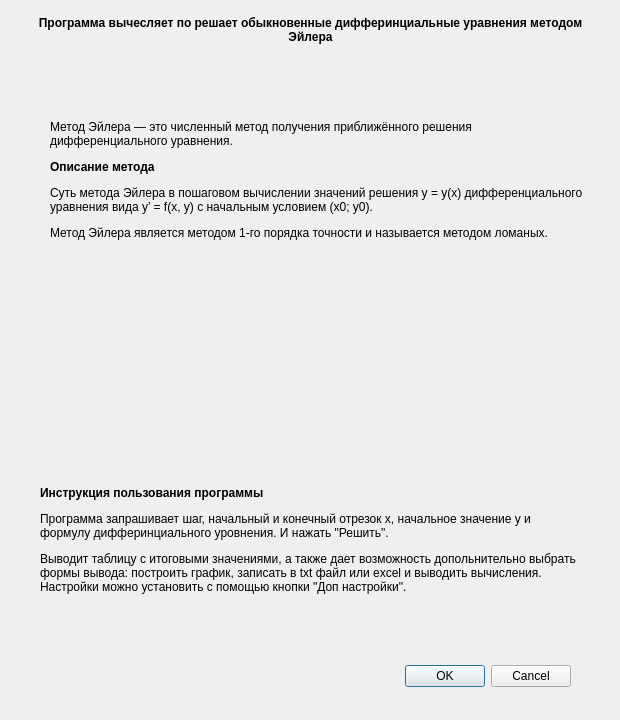
<?xml version="1.0" encoding="UTF-8"?>
<ui version="4.0">
 <class>Information</class>
 <widget class="QDialog" name="Information">
  <property name="geometry">
   <rect>
    <x>0</x>
    <y>0</y>
    <width>620</width>
    <height>720</height>
   </rect>
  </property>
  <property name="windowTitle">
   <string>Dialog</string>
  </property>
  <widget class="QDialogButtonBox" name="buttonBox">
   <property name="geometry">
    <rect>
     <x>230</x>
     <y>660</y>
     <width>341</width>
     <height>32</height>
    </rect>
   </property>
   <property name="orientation">
    <enum>Qt::Horizontal</enum>
   </property>
   <property name="standardButtons">
    <set>QDialogButtonBox::Cancel|QDialogButtonBox::Ok</set>
   </property>
  </widget>
  <widget class="QLabel" name="label">
   <property name="geometry">
    <rect>
     <x>30</x>
     <y>10</y>
     <width>561</width>
     <height>41</height>
    </rect>
   </property>
   <property name="layoutDirection">
    <enum>Qt::LeftToRight</enum>
   </property>
   <property name="styleSheet">
    <string notr="true">font: italic 12pt &quot;Segoe UI&quot;;</string>
   </property>
   <property name="text">
    <string>&lt;html&gt;&lt;head/&gt;&lt;body&gt;&lt;p&gt;&lt;span style=&quot; font-weight:700;&quot;&gt;Программа вычесляет по решает обыкновенные дифферинциальные уравнения методом Эйлера&lt;/span&gt;&lt;/p&gt;&lt;/body&gt;&lt;/html&gt;</string>
   </property>
   <property name="alignment">
    <set>Qt::AlignCenter</set>
   </property>
   <property name="wordWrap">
    <bool>true</bool>
   </property>
  </widget>
  <widget class="QLabel" name="label_2">
   <property name="geometry">
    <rect>
     <x>50</x>
     <y>80</y>
     <width>541</width>
     <height>201</height>
    </rect>
   </property>
   <property name="layoutDirection">
    <enum>Qt::LeftToRight</enum>
   </property>
   <property name="styleSheet">
    <string notr="true">font: italic 12pt &quot;Segoe UI&quot;;</string>
   </property>
   <property name="text">
    <string>&lt;html&gt;&lt;head/&gt;&lt;body&gt;&lt;p&gt;Метод Эйлера — это численный метод получения приближённого решения дифференциального уравнения.&lt;/p&gt;&lt;p&gt;&lt;span style=&quot; font-weight:700;&quot;&gt;Описание метода&lt;/span&gt;&lt;/p&gt;&lt;p&gt;Суть метода Эйлера в пошаговом вычислении значений решения y = y(x) дифференциального уравнения вида y’ = f(x, y) с начальным условием (x0; y0).&lt;/p&gt;&lt;p&gt;Метод Эйлера является методом 1-го порядка точности и называется методом ломаных.&lt;/p&gt;&lt;/body&gt;&lt;/html&gt;</string>
   </property>
   <property name="alignment">
    <set>Qt::AlignLeading|Qt::AlignLeft|Qt::AlignVCenter</set>
   </property>
   <property name="wordWrap">
    <bool>true</bool>
   </property>
  </widget>
  <widget class="QLabel" name="label_3">
   <property name="geometry">
    <rect>
     <x>170</x>
     <y>300</y>
     <width>251</width>
     <height>131</height>
    </rect>
   </property>
   <property name="styleSheet">
    <string notr="true">background-image: url(:/C:/Users/Shiro/Downloads/images.png);</string>
   </property>
   <property name="text">
    <string/>
   </property>
  </widget>
  <widget class="QLabel" name="label_4">
   <property name="geometry">
    <rect>
     <x>40</x>
     <y>440</y>
     <width>541</width>
     <height>201</height>
    </rect>
   </property>
   <property name="layoutDirection">
    <enum>Qt::LeftToRight</enum>
   </property>
   <property name="styleSheet">
    <string notr="true">font: italic 12pt &quot;Segoe UI&quot;;</string>
   </property>
   <property name="text">
    <string>&lt;html&gt;&lt;head/&gt;&lt;body&gt;&lt;p&gt;&lt;span style=&quot; font-weight:700;&quot;&gt;Инструкция пользования программы&lt;/span&gt;&lt;/p&gt;&lt;p&gt;Программа запрашивает шаг, начальный и конечный отрезок x, начальное значение y и формулу дифферинциального уровнения. И нажать &amp;quot;Решить&amp;quot;.&lt;/p&gt;&lt;p&gt;Выводит таблицу с итоговыми значениями, а также дает возможность допольнительно выбрать формы вывода: построить график, записать в txt файл или excel и выводить вычисления. Настройки можно установить с помощью кнопки &amp;quot;Доп настройки&amp;quot;.&lt;/p&gt;&lt;/body&gt;&lt;/html&gt;</string>
   </property>
   <property name="alignment">
    <set>Qt::AlignLeading|Qt::AlignLeft|Qt::AlignVCenter</set>
   </property>
   <property name="wordWrap">
    <bool>true</bool>
   </property>
  </widget>
 </widget>
 <resources/>
 <connections>
  <connection>
   <sender>buttonBox</sender>
   <signal>accepted()</signal>
   <receiver>Information</receiver>
   <slot>accept()</slot>
   <hints>
    <hint type="sourcelabel">
     <x>248</x>
     <y>254</y>
    </hint>
    <hint type="destinationlabel">
     <x>157</x>
     <y>274</y>
    </hint>
   </hints>
  </connection>
  <connection>
   <sender>buttonBox</sender>
   <signal>rejected()</signal>
   <receiver>Information</receiver>
   <slot>reject()</slot>
   <hints>
    <hint type="sourcelabel">
     <x>316</x>
     <y>260</y>
    </hint>
    <hint type="destinationlabel">
     <x>286</x>
     <y>274</y>
    </hint>
   </hints>
  </connection>
 </connections>
</ui>
